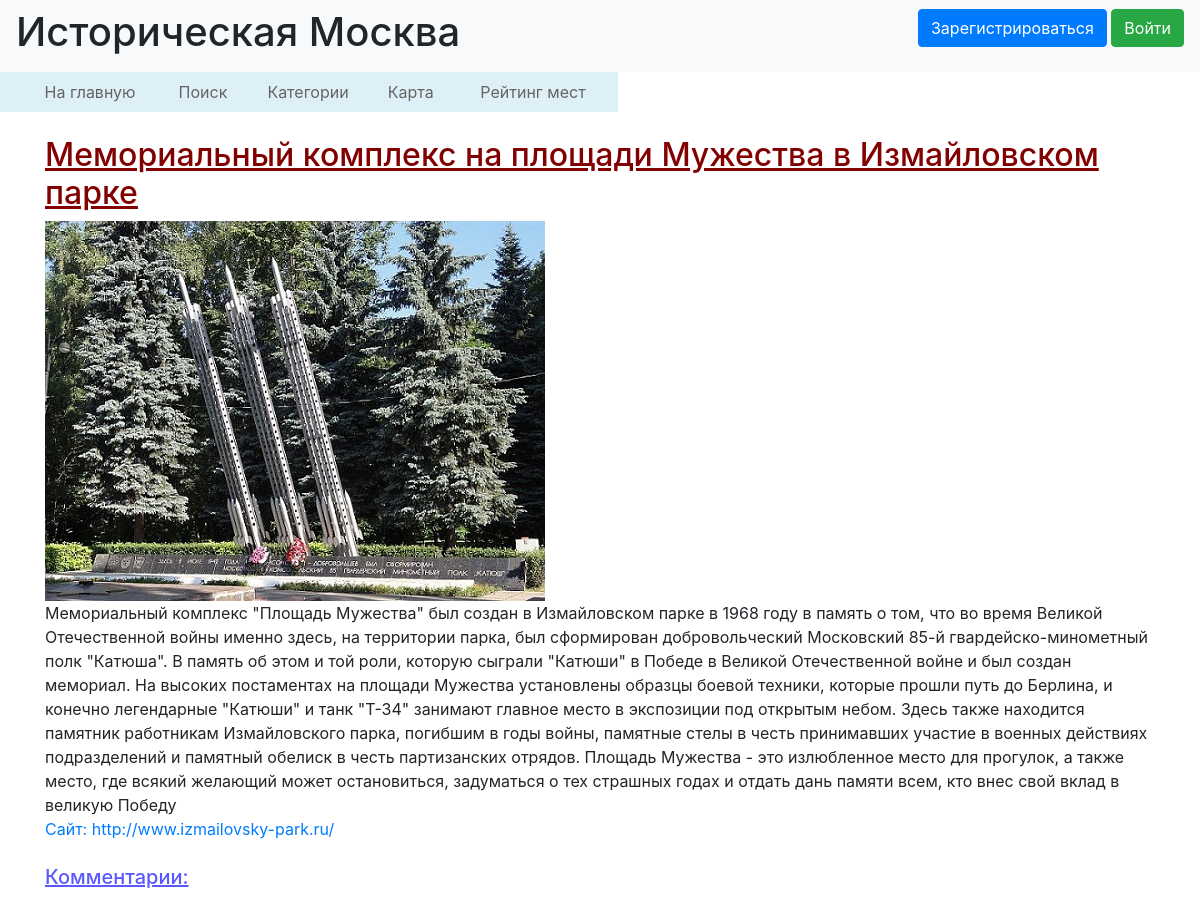
The page /one_place/1 on the database its author committed.
### data/places.py (models this page shows)
class Place(SqlAlchemyBase, SerializerMixin):
    __tablename__ = 'places'
    id = sqlalchemy.Column(sqlalchemy.Integer, primary_key=True, autoincrement=True)
    name = sqlalchemy.Column(sqlalchemy.String)
    address = sqlalchemy.Column(sqlalchemy.String)
    about = sqlalchemy.Column(sqlalchemy.String, nullable=True)
    picture = sqlalchemy.Column(sqlalchemy.String, nullable=True)
    rating = sqlalchemy.Column(sqlalchemy.Float, default=0.0)
    comments_list = sqlalchemy.Column(sqlalchemy.String, default='')
    site = sqlalchemy.Column(sqlalchemy.String, nullable=True)

### main.py (the view)
@app.route("/one_place/<place_id>")
def one_place(place_id):
    place = PlaceResource.get(PlaceResource(), place_id)
    comments = CommListResource_ForPlace.get(CommListResource_ForPlace(), place_id)
    return render_template('one_place.html', title=place.name, place=place, comms=comments)

### data/comments.py (called while the page is built)
    def get(self, place_id):
        session = create_session()
        comms = session.query(Comm).filter(Comm.place_id == place_id).all()
        return comms

### data/db_session.py (called while the page is built)
def create_session() -> Session:
    global __factory
    return __factory()

### data/places.py (called while the page is built)
    def get(self, place_id):
        session = create_session()
        place = session.query(Place).get(place_id)
        return place

### templates/one_place.html (shortened to what this page needs)
{% extends "base.html" %}
{% block content %}
<table
        style="margin-left: -127px; text-align: left; width: 700px; height: 40px; background-color: #DEF0F7; "
        border="0" cellpadding="0" cellspacing="2">
    <tbody>
    <tr>
        <td style="text-align: center;"></td>
        <td style="text-align: center;"><a style="color: #646464;" href="/main">
            На главную</a></td>
        <td style="text-align: center"><a style="color: #646464;" href="/search">
            Поиск</a></td>
        <td style="text-align: center;"><a style="color: #646464;" href="/categories">
            Категории</a></td>
        <td style="text-align: center;"><a style="color: #646464;" href="/map">
            Карта</a></td>
        <td style="text-align: center;"><a style="color: #646464;" href="/rating">
            Рейтинг мест</a></td>
    </tr>
    </tbody>
</table>
<br>
<h2 style="text-decoration: underline; color: #820000;">{{place.name}}
</h2>
<img src={{place.picture}} alt="здесь должна была быть картинка, но она не нашлась">
<div>{{place.about}}</div>
{% if place.site != ' ' %}
    <div><a href={{place.site}}>Cайт: {{place.site}}</a></div>
{% endif %}
<br>
<h5><span style="text-decoration: underline; color: rgb(89, 89, 255);">Комментарии:</span></h5>
<br><br>
{% endblock %}

### rows shown on the page
Place: name "Мемориальный комплекс на площади Мужества в Измайловском парке", picture (picture), about "Мемориальный комплекс \"Площадь Мужества\" был создан в Измайловском парке в 1968 году в память о том, что во время Великой Отечественной войны именно здесь, на территории парка, был сформирован добровольческий Московский 85-й гвардейско-минометный полк \"Катюша\". В память об этом и той роли, которую сыграли \"Катюши\" в Победе в Великой Отечественной войне и был создан мемориал. На высоких постаментах на площади Мужества установлены образцы боевой техники, которые прошли путь до Берлина, и конечно легендарные \"Катюши\" и танк \"Т-34\" занимают главное место в экспозиции под открытым небом. Здесь также находится памятник работникам Измайловского парка, погибшим в годы войны, памятные стелы в честь…", site "http://www.izmailovsky-park.ru/"
